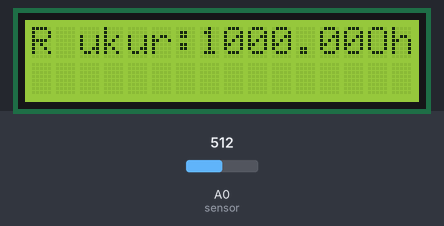
The sketch below on a simulated Arduino Uno, built with avr-gcc and run on an emulated ATmega328P. Parts: 16×2 character LCD. The inputs (shaded band) are chosen by the test bench; at power-on: A0 (sensor) = 512. What the sketch prints to the serial monitor is not drawn.

Above: at 1.2 s.
1.3 s: A0 (sensor) set to 716
At 2.9 s:
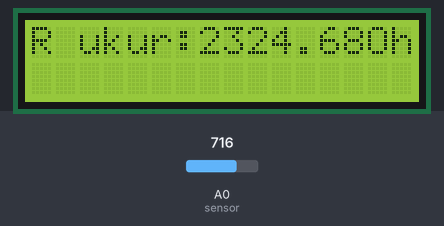
3.5 s: A0 (sensor) set to 900
At 4.8 s:
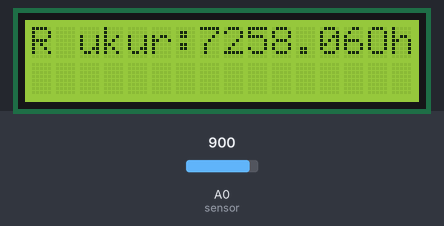
5.5 s: A0 (sensor) set to 1023
At 6.8 s:
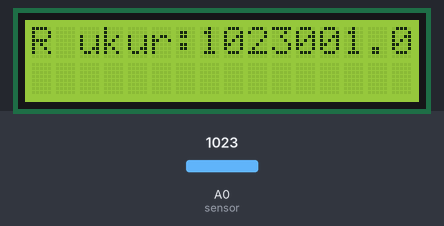
Timing chart, 0 to 8.5 s (numbered marks = the images above; inputs shaded):
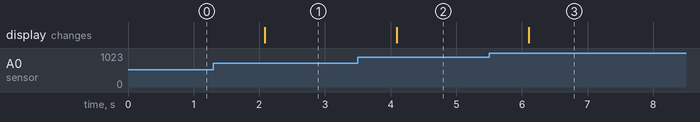

Measured:
- after the input at 1.3 s, the display: changes after 0.78 s (image 1)
- after the input at 3.5 s, the display: changes after 0.59 s (image 2)
- after the input at 5.5 s, the display: changes after 0.60 s (image 3)

The sketch:

pengukuran_resistensi.ino
```cpp
#include <LiquidCrystal.h>

LiquidCrystal lcd (12, 11, 5, 4, 3, 2);

//sensor resistansi
int sensor= A0;
float Vcc= 5;
float R= 1000; //resistor sensor 1 kohm

void setup() {
  // put your setup code here, to run once:
Serial.begin(9600);
lcd.begin(16, 2);
pinMode (sensor, INPUT);
}

void loop() {
  // put your main code here, to run repeatedly:
//mengukur resistensi
float adc= analogRead (sensor);
float Vadc= 5*adc/ 1024;
float buffer= (Vcc/Vadc)-1;
float R_ukur= R/buffer;

//menampilkan resistensi dalam serial

Serial.print("R ukur:");
Serial.print(R_ukur);
Serial.println("Ohm");

//menampilkan resistansi dalam LCD
lcd.clear();
lcd.setCursor(0, 0);
lcd.print("R ukur:");
lcd.print(R_ukur);
lcd.print("Ohm");
delay(1000);
}
```
